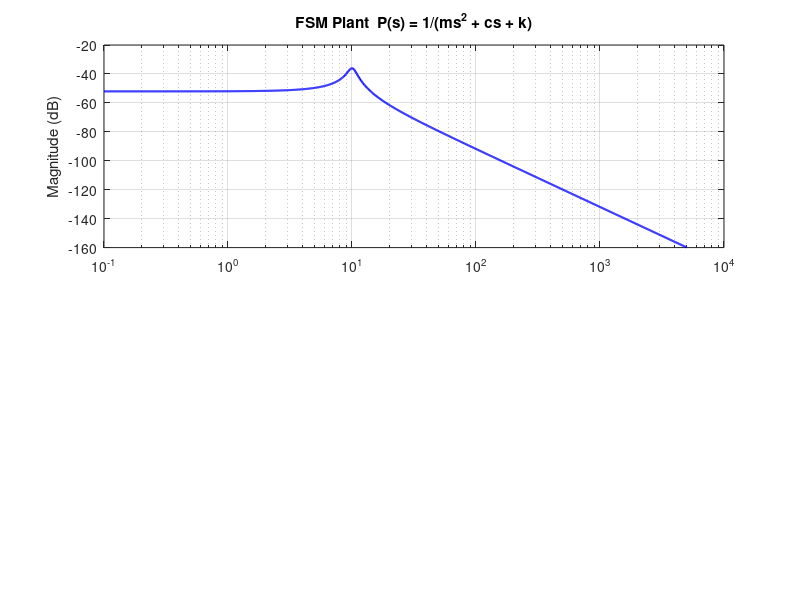

MATLAB code for this plot: (Note: this script raises an error after producing the figure.)
%% FULL POINTING-JITTER / NORMALIZED-POWER SIMULATION
% This script implements the complete chain:
% 1) FSM plant P(s) = 1 / (m s^2 + c s + k)
% 2) PID-like controller C(s)
% 3) Random disturbance generation in x and y
% 4) Residual disturbance through sensitivity S = 1/(1+PC)
% 5) Gaussian beam mapping to normalized power I(t)
%
% It produces:
% - open-loop disturbance signals x_d(t), y_d(t)
% - residual closed-loop disturbance x_r(t), y_r(t)
% - normalized received power traces I_open(t), I_closed(t)

clear; clc; close all;

% ------------------------------------------------------------------------
% 1) PARAMETERS
% -------------------------------------------------------------------------

% Mechanical FSM / mass-spring-damper parameters
m = 0.1;        % kg
c = 1.0;        % Ns/m
k = 400.0;      % N/m

% Controller design target
fc = 500;               % target crossover frequency [Hz]
wc = 2*pi*fc;           % rad/s

% Controller shaping parameters
wd  = 9;                % derivative-shaping factor
wi  = 10;               % integral-shaping factor
wis = 1;                % leaky integrator pole factor

% Disturbance parameters
f_bw = 100;             % disturbance bandwidth [Hz]
sigma_dist = 10e-6;     % target std of disturbance [rad] = 10 urad

% Optical beam parameters
w_beam = 1e-4;          % beam width parameter [rad]
x_se = 0;               % static x bias / boresight error [rad]
y_se = 0;               % static y bias / boresight error [rad]

% TODO: Play with systematic error
% TODO: Smaller angular divergence

% Simulation settings
fs = 10*fc;             % simulation sample frequency [Hz]
dt = 1/fs;
Tsim = 5.0;             % seconds
t = (0:dt:Tsim).';      % column vector time axis
N = numel(t);

rng(1);                 % reproducible random signals

% ------------------------------------------------------------------------
% 2) BUILD THE FSM PLANT P(s)
% -------------------------------------------------------------------------
% Plant: P(s) = x(s)/F(s) = 1 / (m s^2 + c s + k)

s = tf('s');
P_fsm = 1 / (m*s^2 + c*s + k);

% ------------------------------------------------------------------------
% 3) BUILD THE CONTROLLER C(s)
% -------------------------------------------------------------------------
% C(s) = Kp + Ki/(s + 1/taui) + Kd*s/(Kt*s + 1)

Kp   = m*wc^2 / sqrt(wd);
Kd   = Kp*sqrt(wd) / wc;
Kt   = 1 / (sqrt(wd)*wc);
Ki   = Kp*(wc/wi);
taui = 1 / (wis*2*pi); % Integral filterting

C = (Kp + Ki*tf(1,[1 1/taui])) + Kd*tf([1 0],[Kt 1]);

% ------------------------------------------------------------------------
% 4) OPEN-LOOP AND SENSITIVITY. minimal realization finds & removes cancelling pole-zero pairs
% -------------------------------------------------------------------------
L = minreal(C * P_fsm);       % open-loop transfer function L = P*C
S = minreal(1 / (1 + L));     % sensitivity:               S = 1/(1+L)
T = minreal(L / (1 + L));     % complementary sensitivity: T = L/(1+L)

% ------------------------------------------------------------------------
% 5) GENERATE RANDOM DISTURBANCE SOURCES
% -------------------------------------------------------------------------
nx = randn(N,1);
ny = randn(N,1);

% ------------------------------------------------------------------------
% 6) SHAPE THE DISTURBANCES WITH A 2nd-ORDER FILTER
% -------------------------------------------------------------------------
[numF, denF] = butter(2, 2*pi*f_bw, 'low', 's');
P_noise = tf(numF, denF);

xd_raw = lsim(P_noise, nx, t);% Convolution
yd_raw = lsim(P_noise, ny, t);

% Normalize to the desired standard deviation = 10 urad (sigma_dist). Standar dev scales
% linearly 
xd = xd_raw * sigma_dist / std(xd_raw);
yd = yd_raw * sigma_dist / std(yd_raw);

% ------------------------------------------------------------------------
% 7) APPLY CLOSED-LOOP DISTURBANCE REJECTION
% -------------------------------------------------------------------------
xr = lsim(S, xd, t);
yr = lsim(S, yd, t);

% ------------------------------------------------------------------------
% 8) COMPUTE NORMALIZED RECEIVED POWER
% -------------------------------------------------------------------------
I_open   = exp(-2 * ((xd + x_se).^2 + (yd + y_se).^2) / w_beam^2);
I_closed = exp(-2 * ((xr + x_se).^2 + (yr + y_se).^2) / w_beam^2);

% ------------------------------------------------------------------------
% 9) PRINT USEFUL STATISTICS
% -------------------------------------------------------------------------
fprintf('--- Disturbance statistics ---\n');
fprintf('std(xd)  = %.3f urad\n', std(xd)*1e6);
fprintf('std(yd)  = %.3f urad\n', std(yd)*1e6);
fprintf('std(xr)  = %.3f urad\n', std(xr)*1e6);
fprintf('std(yr)  = %.3f urad\n', std(yr)*1e6);

fprintf('\n--- Power statistics ---\n');
fprintf('mean(I_open)   = %.4f\n', mean(I_open));
fprintf('mean(I_closed) = %.4f\n', mean(I_closed));
fprintf('min(I_open)    = %.4f\n', min(I_open));
fprintf('min(I_closed)  = %.4f\n', min(I_closed));

% ========================================================================
% 10) PLOTS
% ========================================================================

% Shared frequency vector for all Bode-style plots
% Range: 0.1 Hz to 10x crossover frequency
f_vec = logspace(-1, log10(10*fc), 1000);   % Hz
w_vec = 2*pi*f_vec;                          % rad/s

% Helper: evaluate a tf and return magnitude in dB and phase in degrees
%   mag_db, phase_deg are column vectors matching f_vec
eval_tf = @(G) deal( ...
    20*log10(squeeze(abs(freqresp(G, w_vec)))), ...
    rad2deg(squeeze(angle(freqresp(G, w_vec)))) );

% -----------------------------------------------------------------------
% PLOT A: FSM Plant P(s)
% -----------------------------------------------------------------------
[P_mag, P_pha] = eval_tf(P_fsm);

figure('Name','Plant P(s)');
subplot(2,1,1);
semilogx(f_vec, P_mag, 'b', 'LineWidth', 1.5);
grid on;
ylabel('Magnitude (dB)');
title('FSM Plant  P(s) = 1/(ms^2 + cs + k)');
yline(0, 'k--', '0 dB', 'LabelHorizontalAlignment','left');

subplot(2,1,2);
semilogx(f_vec, P_pha, 'b', 'LineWidth', 1.5);
grid on;
xlabel('Frequency (Hz)');
ylabel('Phase (deg)');
ylim([-200 10]);
yticks([-180 -135 -90 -45 0]);

% -----------------------------------------------------------------------
% PLOT B: Open-Loop L(s) = P(s)*C(s)
%   Key property: |L(fc)| = 1  <=>  0 dB at crossover frequency fc
% -----------------------------------------------------------------------
[L_mag, L_pha] = eval_tf(L);

% Verify crossover numerically
[~, PM, ~, Wcp] = margin(L);
fc_actual = Wcp / (2*pi);
fprintf('\n--- Loop verification ---\n');
fprintf('Designed crossover: fc = %d Hz\n', fc);
fprintf('Actual  crossover: fc = %.1f Hz  (where |L|=1, i.e. 0 dB)\n', fc_actual);
fprintf('Phase margin: %.1f deg\n', PM);

figure('Name','Open-Loop L(s) = P(s)*C(s)');
subplot(2,1,1);
semilogx(f_vec, L_mag, 'b', 'LineWidth', 1.5);
hold on;
% Mark the 0 dB line — this is where the crossover happens
yline(0, 'k--', 'LineWidth', 1.2);
% Mark the actual crossover frequency with a vertical line
xline(fc_actual, 'r--', sprintf('f_c = %.0f Hz', fc_actual), ...
      'LineWidth', 1.2, 'LabelVerticalAlignment','bottom');
grid on;
ylabel('Magnitude (dB)');
title('Open-Loop  L(s) = P(s) \cdot C(s)');
legend('|L(j\omega)|', '0 dB (crossover line)', ...
       sprintf('Crossover f_c = %.0f Hz', fc_actual), ...
       'Location','southwest');

subplot(2,1,2);
semilogx(f_vec, L_pha, 'b', 'LineWidth', 1.5);
hold on;
yline(-180, 'k--', '-180 deg', 'LabelHorizontalAlignment','left');
xline(fc_actual, 'r--', 'LineWidth', 1.2);
grid on;
xlabel('Frequency (Hz)');
ylabel('Phase (deg)');
ylim([-270 10]);
yticks([-270 -180 -135 -90 -45 0]);

% -----------------------------------------------------------------------
% PLOT C: Sensitivity S(s) and Complementary Sensitivity T(s)
%   S + T = 1  (always true — they are complementary)
%   S small → disturbances rejected  (inside bandwidth)
%   T large → reference tracked well (inside bandwidth)
% -----------------------------------------------------------------------
[S_mag, S_pha] = eval_tf(S);
[T_mag, T_pha] = eval_tf(T);

figure('Name','S(s) and T(s)');
subplot(2,1,1);
semilogx(f_vec, S_mag, 'b',  'LineWidth', 1.5); hold on;
semilogx(f_vec, T_mag, 'r',  'LineWidth', 1.5);
yline(0,  'k--', '0 dB',  'LabelHorizontalAlignment','left');
xline(fc_actual, 'k:', sprintf('f_c = %.0f Hz', fc_actual), ...
      'LineWidth', 1.0, 'LabelVerticalAlignment','bottom');
grid on;
ylabel('Magnitude (dB)');
title('Sensitivity S(s) and Complementary Sensitivity T(s)');
legend('S = 1/(1+L)  [disturbance rejection]', ...
       'T = L/(1+L)  [reference tracking]', ...
       '0 dB', 'Crossover f_c', ...
       'Location','east');
% Annotation: S small = good rejection, T~1 = good tracking
text(0.15, 0.15, ...
    {'S \approx 0: disturbance rejected'; 'T \approx 1: reference tracked'}, ...
    'Units','normalized','FontSize',8,'Color',[0 0.5 0]);
text(0.65, 0.45, ...
    {'S \approx 1: disturbance'; 'passes through'}, ...
    'Units','normalized','FontSize',8,'Color',[0.7 0 0]);

subplot(2,1,2);
semilogx(f_vec, S_pha, 'b', 'LineWidth', 1.5); hold on;
semilogx(f_vec, T_pha, 'r', 'LineWidth', 1.5);
xline(fc_actual, 'k:', 'LineWidth', 1.0);
grid on;
xlabel('Frequency (Hz)');
ylabel('Phase (deg)');
legend('Phase of S', 'Phase of T', 'Location','best');

% -----------------------------------------------------------------------
% PLOT D: Disturbances before and after control
% -----------------------------------------------------------------------
figure('Name','Disturbances: open vs closed loop');
subplot(2,1,1);
plot(t, xd*1e6, 'r', 'LineWidth', 0.8); hold on;
plot(t, xr*1e6, 'b', 'LineWidth', 0.8);
grid on;
ylabel('x (\murad)');
title('X disturbance: open-loop vs closed-loop');
legend(sprintf('Open-loop  std = %.2f \\murad', std(xd)*1e6), ...
       sprintf('Closed-loop std = %.3f \\murad', std(xr)*1e6));

subplot(2,1,2);
plot(t, yd*1e6, 'r', 'LineWidth', 0.8); hold on;
plot(t, yr*1e6, 'b', 'LineWidth', 0.8);
grid on;
xlabel('Time (s)');
ylabel('y (\murad)');
title('Y disturbance: open-loop vs closed-loop');
legend('Open-loop', 'Closed-loop');

% -----------------------------------------------------------------------
% PLOT E: Normalized received power
% -----------------------------------------------------------------------
figure('Name','Normalized received power');
plot(t, I_open,   'r', 'LineWidth', 0.8); hold on;
plot(t, I_closed, 'b', 'LineWidth', 0.8);
grid on;
xlabel('Time (s)');
ylabel('Normalized power  I(t)');
title('Normalized received power: open-loop vs closed-loop');
legend(sprintf('Open-loop   mean = %.3f', mean(I_open)), ...
       sprintf('Closed-loop mean = %.4f', mean(I_closed)), ...
       'Location','best');
ylim([0 1.05]);

% -----------------------------------------------------------------------
% PLOT F: Power distributions
% -----------------------------------------------------------------------
figure('Name','Distribution of normalized power');
histogram(I_open,   80, 'Normalization','pdf', ...
          'FaceColor','r', 'FaceAlpha',0.5); hold on;
histogram(I_closed, 80, 'Normalization','pdf', ...
          'FaceColor','b', 'FaceAlpha',0.5);
grid on;
xlabel('Normalized power  I');
ylabel('PDF estimate');
title('Distribution of normalized power');
legend('Open-loop', 'Closed-loop');
